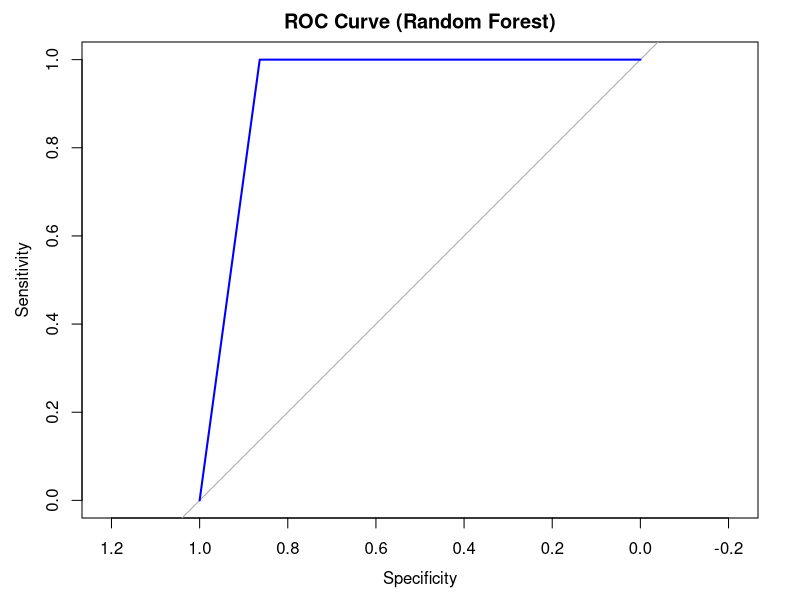

The R source for this figure:
# Install necessary packages (if not installed already)
install.packages(c("tidyverse", "caret", "e1071", "pROC", "mlbench"))

# Load libraries
library(tidyverse)
library(caret)
library(e1071)
library(pROC)
library(mlbench)

# Load the Sonar dataset
data(Sonar)

# Convert the Class variable into a factor
Sonar$Class <- as.factor(Sonar$Class)

# Split the dataset into training and testing sets
set.seed(123)
splitIndex <- createDataPartition(Sonar$Class, p = 0.8, list = FALSE)
train_data <- Sonar[splitIndex, ]
test_data <- Sonar[-splitIndex, ]

# Build a classification model using Random Forest
model_rf <- train(
  Class ~ ., 
  data = train_data, 
  method = "rf"
)

# Make predictions on the test set
predictions_rf <- predict(model_rf, newdata = test_data)

# Evaluate the Random Forest model
confusion_matrix_rf <- confusionMatrix(predictions_rf, test_data$Class)
print(confusion_matrix_rf)

# Performance plot for Random Forest
roc_curve_rf <- roc(test_data$Class, as.numeric(predictions_rf))
plot(roc_curve_rf, main = "ROC Curve (Random Forest)", col = "blue", lwd = 2)
